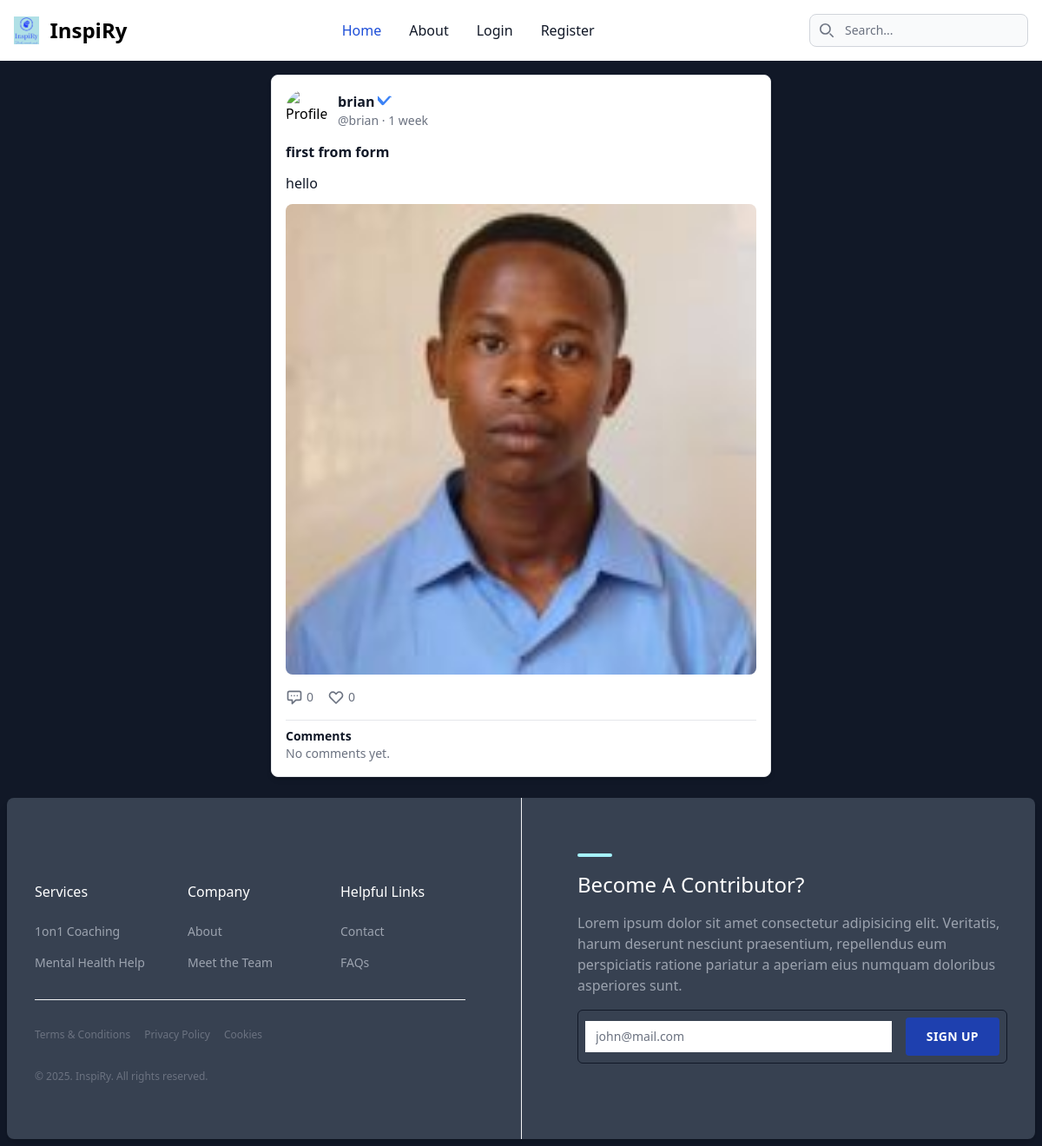
/posts/4/, run on an earlier commit of the app's database.
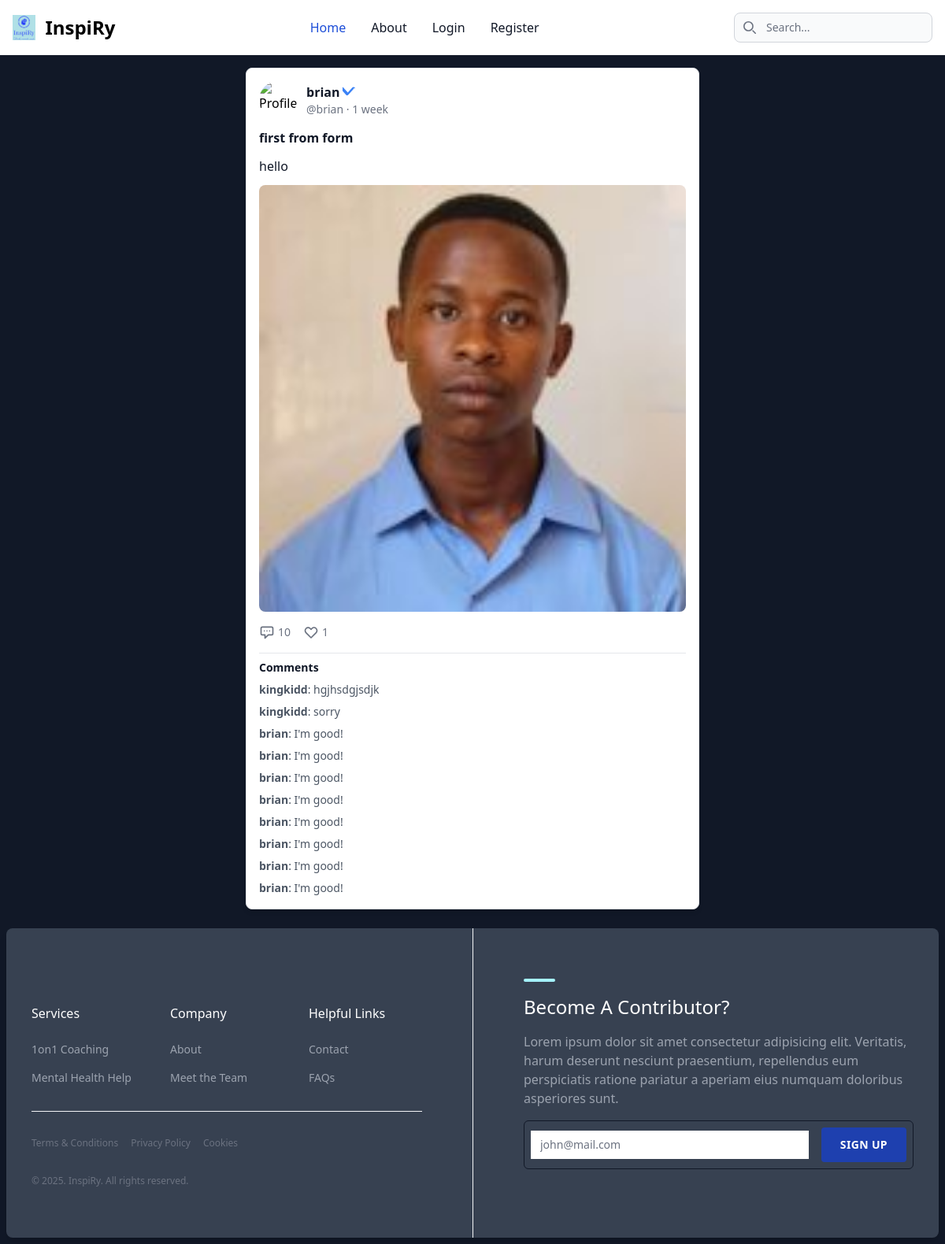
And on a later commit of the database.
### InspiRy/models.py (models this page shows, shortened)
class Post(models.Model):
    title = models.CharField(max_length=200)
    user = models.ForeignKey(User, on_delete=models.CASCADE)
    content = models.TextField()
    created_at = models.DateTimeField(auto_now_add=True)
    post_image= models.ImageField(upload_to="media/posts/images", null=True, blank=True)
    comments_count = models.IntegerField(default=0)
    likes_count = models.IntegerField(default=0)
    class Meta:
        ordering = ['-created_at']

class Comment(models.Model):
    post = models.ForeignKey(Post, on_delete=models.SET_NULL, null=True)
    user = models.ForeignKey(User, on_delete=models.SET_NULL, null=True)
    comment_text = models.TextField()

### InspiRy/views.py (the view, shortened to what this page needs)
# urls.py: path('posts/<str:pk>/', views.postPage, name='posts'),
def postPage(request, pk):
    comment_form = CommentForm()
    post = Post.objects.select_related('user').get(id=pk)
    return render(request, 'InspiRy/posts.html', {
        'post': post,
        'username': request.user.username if request.user.is_authenticated else 'Guest',
        'comment_form': comment_form,
    })

### InspiRy/forms.py
class CommentForm(ModelForm):
    class Meta:
        model = Comment
        fields = ['comment_text']

### InspiRy/templates/InspiRy/posts.html (shortened to what this page needs)
{% load static tailwind_tags %}
{% load static %}
<!DOCTYPE html>
<html lang="en">
	<head>
		{% tailwind_css %}
	</head>
    <body class="bg-gray-900">
        <section>
            {% block content %}
            {% include './navbar.html' %}
            {% endblock %}
        </section>
        <div class="flex justify-center items-center min-h-screen p-4">
        <div class="max-w-xl w-full bg-white dark:bg-gray-800 rounded-lg shadow-md border border-gray-200 dark:border-gray-700 p-4">
            <div class="flex items-center space-x-3">
                <img src="{{ post.user.profile_picture.url }}" alt="Profile" class="w-12 h-12 rounded-full object-cover">
                <div>
                    <a href='{% url 'userprofile' %}'>
                    <div class="flex items-center space-x-1">
                        <span class="font-bold text-gray-900 dark:text-gray-100 hover:underline">
                            {% if request.user.is_authenticated and request.user == post.user %}
                                {{ username }} (You)
                            {% else %}
                                {{ post.user.username }}
                            {% endif %}
                        </span>
                    </div>
                    </a>
                    <div class="text-gray-500 dark:text-gray-400 text-sm">@{{ post.user.username }} · {{ post.created_at|timesince }}</div>
                </div>
            </div>
             <div class="mt-3 text-gray-900 font-bold dark:text-gray-100 text-base">{{ post.title }}</div>
            <div class="mt-3 text-gray-900 dark:text-gray-100 text-base">{{ post.content }}</div>
            {% if post.post_image %}
                <div class="mt-3">
                    <img src="{{ post.post_image.url }}" alt="Media" class="w-full rounded-lg object-cover">
                </div>
            {% endif %}
            <div class="mt-4 flex items-center space-x-4 text-gray-500 dark:text-gray-400 text-sm">
                <div class="flex items-center space-x-1">
					<a href='{% url 'posts' post.id %}'>
                    <svg  class="w-5 h-5" fill="none" stroke="currentColor" viewBox="0 0 24 24">
                        <path stroke-linecap="round" stroke-linejoin="round" stroke-width="2" d="M8 10h.01M12 10h.01M16 10h.01M9 16H5a2 2 0 01-2-2V6a2 2 0 012-2h14a2 2 0 012 2v8a2 2 0 01-2 2h-5l-5 5v-5z"></path>
                    </svg>
					</a>
                    <span>{{ post.comments_count|default:0 }}</span>
                </div>
                <div class="flex items-center space-x-1">
                    {% if request.user.is_authenticated %}
                        <form method="post" action="">
                            {% csrf_token %}
                            <input type="hidden" name="post_id" value="{{ post.id }}">
                            <button type="submit" name="like_submit" class="flex items-center space-x-1 text-gray-500 hover:text-red-500">
                                <svg class="w-5 h-5" fill="none" stroke="currentColor" viewBox="0 0 24 24">
                                    <path stroke-linecap="round" stroke-linejoin="round" stroke-width="2" d="M4.318 6.318a4.5 4.5 0 000 6.364L12 20.364l7.682-7.682a4.5 4.5 0 00-6.364-6.364L12 7.636l-1.318-1.318a4.5 4.5 0 00-6.364 0z"></path>
                                </svg>
                                <span>{{ post.likes_count|default:0 }}</span>
                            </button>
                        </form>
                    {% else %}
                        <a href="{% url 'login' %}" class="flex items-center space-x-1 text-gray-500 hover:text-red-500">
                            <svg class="w-5 h-5" fill="none" stroke="currentColor" viewBox="0 0 24 24">
                                <path stroke-linecap="round" stroke-linejoin="round" stroke-width="2" d="M4.318 6.318a4.5 4.5 0 000 6.364L12 20.364l7.682-7.682a4.5 4.5 0 00-6.364-6.364L12 7.636l-1.318-1.318a4.5 4.5 0 00-6.364 0z"></path>
                            </svg>
                            <span>{{ post.likes_count|default:0 }}</span>
                        </a>
                    {% endif %}
                </div>
            </div>
            <div class="mt-4 border-t border-gray-200 dark:border-gray-700 pt-2">
                <h3 class="text-sm font-semibold text-gray-900 dark:text-gray-100">Comments</h3>
                {% for comment in post.comment_set.all %}
                    <div class="mt-2 text-gray-600 dark:text-gray-300 text-sm">
                        <span class="font-bold">{{ comment.user.username|default:'Deleted User' }}</span>: {{ comment.comment_text }}
                    </div>
                {% empty %}
                    <p class="text-gray-500 dark:text-gray-400 text-sm">No comments yet.</p>
                {% endfor %}
            </div>
        </div>
        </div>
        <section>
            {% include './footer.html' %}
        </section>
    </body>
</html>

### InspiRy/templates/InspiRy/navbar.html (shortened to what this page needs)
{% load static tailwind_tags %}
<!DOCTYPE html>
<html lang="en">
	<head>
		{% tailwind_css %}
	</head>
	<nav class="bg-white border-gray-200 dark:bg-gray-900">
		<div class=" flex flex-wrap items-center justify-between mx-auto p-4">
		<a href="/" class="flex items-center space-x-3 rtl:space-x-reverse">
			<img src="{% static 'InspiRy/inspiry-high-resolution-logo.png' %}" class="h-8" alt="Logo" />
			<span class="self-center text-2xl font-semibold whitespace-nowrap dark:text-white">InspiRy</span>
		</a>
		<div class="flex md:order-2">
		  <div class="relative hidden md:block">
			<div class="absolute inset-y-0 start-0 flex items-center ps-3 pointer-events-none">
			</div>
			<input type="text" id="search-navbar" class="block w-full p-2 ps-10 text-sm text-gray-900 border border-gray-300 rounded-lg bg-gray-50 focus:ring-blue-500 focus:border-blue-500 dark:bg-gray-700 dark:border-gray-600 dark:placeholder-gray-400 dark:text-white dark:focus:ring-blue-500 dark:focus:border-blue-500" placeholder="Search...">
		  </div>
		</div>
		  <div class="items-center justify-between hidden w-full md:flex md:w-auto md:order-1" id="navbar-search">
			<ul class="flex flex-col p-4 md:p-0 mt-4 font-medium border border-gray-100 rounded-lg bg-gray-50 md:space-x-8 rtl:space-x-reverse md:flex-row md:mt-0 md:border-0 md:bg-white dark:bg-gray-800 md:dark:bg-gray-900 dark:border-gray-700">
			  <li>
				<a href="{% url "testPage" %}" class="block py-2 px-3 text-white bg-blue-700 rounded md:bg-transparent md:text-blue-700 md:p-0 md:dark:text-blue-500" aria-current="page">Home</a>
			  </li>
			  <li>
				<a href="#" class="block py-2 px-3 text-gray-900 rounded hover:bg-gray-100 md:hover:bg-transparent md:hover:text-blue-700 md:p-0 md:dark:hover:text-blue-500 dark:text-white dark:hover:bg-gray-700 dark:hover:text-white md:dark:hover:bg-transparent dark:border-gray-700">About</a>
			  </li>
			  {% if request.user.is_authenticated %}
			  <li>
				<a href="{% url "userprofile" %}" class="block py-2 px-3 text-gray-900 rounded hover:bg-gray-100 md:hover:bg-transparent md:hover:text-blue-700 md:p-0 dark:text-white md:dark:hover:text-blue-500 dark:hover:bg-gray-700 dark:hover:text-white md:dark:hover:bg-transparent dark:border-gray-700">Profile</a>
			  </li>
			  <li>
				<a href="{% url "logout" %}" class="block py-2 px-3 text-gray-900 rounded hover:bg-gray-100 md:hover:bg-transparent md:hover:text-blue-700 md:p-0 dark:text-white md:dark:hover:text-blue-500 dark:hover:bg-gray-700 dark:hover:text-white md:dark:hover:bg-transparent dark:border-gray-700">Logout</a>
			  </li>
			  {% else %}
			  <li>
				<a href="{% url "login" %}" class="block py-2 px-3 text-gray-900 rounded hover:bg-gray-100 md:hover:bg-transparent md:hover:text-blue-700 md:p-0 dark:text-white md:dark:hover:text-blue-500 dark:hover:bg-gray-700 dark:hover:text-white md:dark:hover:bg-transparent dark:border-gray-700">Login</a>
			  </li>
			  <li>
				<a href="{% url "register" %}" class="block py-2 px-3 text-gray-900 rounded hover:bg-gray-100 md:hover:bg-transparent md:hover:text-blue-700 md:p-0 dark:text-white md:dark:hover:text-blue-500 dark:hover:bg-gray-700 dark:hover:text-white md:dark:hover:bg-transparent dark:border-gray-700">Register</a>
			  </li>
			  {% endif %}
			</ul>
		  </div>
		</div>
	  </nav>
</html>

### InspiRy/templates/InspiRy/footer.html (shortened to what this page needs)
{% load static tailwind_tags %}
<!DOCTYPE html>
<html lang="en">
	<head>
		{% tailwind_css %}
	</head>
  <footer id="footer" class="bg-gray-700 shadow-lg rounded-lg m-2">
		<div class="mx-auto max-w-screen-xl px-4 sm:px-6 lg:px-8">
		  <div class="lg:grid lg:grid-cols-2">
			<div
			  class="border-b border-gray-100 py-8 lg:order-last lg:border-b-0 lg:border-s lg:py-16 lg:ps-16"
			>
			  <div class="mt-8 space-y-4 lg:mt-0">
				<span class="hidden h-1 w-10 rounded bg-cyan-200 lg:block"></span>
				<div>
				  <h2 class="text-2xl font-medium text-white">Become A Contributor?</h2>
				  <p class="mt-4 max-w-lg text-gray-400">
					Lorem ipsum dolor sit amet consectetur adipisicing elit. Veritatis, harum deserunt
					nesciunt praesentium, repellendus eum perspiciatis ratione pariatur a aperiam eius
					numquam doloribus asperiores sunt.
				  </p>
				</div>
				<form class="mt-6 w-full">
				  <div
					class="rounded-md border border-gray-900 p-2 focus-within:ring sm:flex sm:items-center sm:gap-4"
				  >
					<input
					  type="email"
					  id="UserEmail"
					  placeholder="john@mail.com"
					  class="w-full border-none focus:border-transparent focus:ring-transparent sm:text-sm"
					/>
					<button
					  class="mt-1 w-full rounded bg-blue-800 px-6 py-3 text-sm font-bold uppercase tracking-wide text-white transition hover:bg-blue-400 sm:mt-0 sm:w-auto sm:shrink-0"
					>
					  Sign Up
					</button>
				  </div>
				</form>
			  </div>
			</div>
			<div class="py-8 lg:py-16 lg:pe-16">
			  <div class="mt-8 grid grid-cols-1 gap-8 sm:grid-cols-3">
				<div>
				  <p class="font-medium text-white">Services</p>
				  <ul class="mt-6 space-y-4 text-sm">
					<li>
					  <a href="#" class="text-gray-400 transition hover:opacity-75"> 1on1 Coaching </a>
					</li>
					<li>
					  <a href="#" class="text-gray-400 transition hover:opacity-75"> Mental Health Help </a>
					</li>
				  </ul>
				</div>
				<div>
				  <p class="font-medium text-white">Company</p>
				  <ul class="mt-6 space-y-4 text-sm">
					<li>
					  <a href="#" class="text-gray-400 transition hover:opacity-75"> About </a>
					</li>
					<li>
					  <a href="#" class="text-gray-400 transition hover:opacity-75"> Meet the Team </a>
					</li>
				  </ul>
				</div>
				<div>
				  <p class="font-medium text-white">Helpful Links</p>
				  <ul class="mt-6 space-y-4 text-sm">
					<li>
					  <a href="#" class="text-gray-400 transition hover:opacity-75"> Contact </a>
					</li>
					<li>
					  <a href="#" class="text-gray-400 transition hover:opacity-75"> FAQs </a>
					</li>
				  </ul>
				</div>
			  </div>
			  <div class="mt-8 border-t border-gray-100 pt-8">
				<ul class="flex flex-wrap gap-4 text-xs">
				  <li>
					<a href="#" class="text-gray-500 transition hover:opacity-75"> Terms & Conditions </a>
				  </li>
				  <li>
					<a href="#" class="text-gray-500 transition hover:opacity-75"> Privacy Policy </a>
				  </li>
				  <li>
					<a href="#" class="text-gray-500 transition hover:opacity-75"> Cookies </a>
				  </li>
				</ul>
				<p class="mt-8 text-xs text-gray-500">&copy; 2025. InspiRy. All rights reserved.</p>
			  </div>
			</div>
		  </div>
		</div>
	  </footer>
</html>

What changed in the data, as far as the page shows it:
changed Post "first from form": comments_count "0" → "10"; likes_count "0" → "1"
added Comment: user.username "kingkidd", comment_text "hgjhsdgjsdjk"
added Comment: user.username "kingkidd", comment_text "sorry"
added Comment: user.username "brian", comment_text "I'm good!"
added Comment: user.username "brian", comment_text "I'm good!"
added Comment: user.username "brian", comment_text "I'm good!"
added Comment: user.username "brian", comment_text "I'm good!"
added Comment: user.username "brian", comment_text "I'm good!"
added Comment: user.username "brian", comment_text "I'm good!"
added Comment: user.username "brian", comment_text "I'm good!"
added Comment: user.username "brian", comment_text "I'm good!"
Also different on the page:
text no longer shown: "No comments yet."
